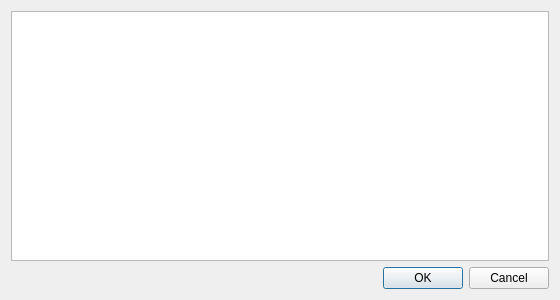
<?xml version="1.0" encoding="UTF-8"?>
<ui version="4.0">
 <class>DiveComputerManagementDialog</class>
 <widget class="QDialog" name="DiveComputerManagementDialog">
  <property name="windowModality">
   <enum>Qt::WindowModal</enum>
  </property>
  <property name="geometry">
   <rect>
    <x>0</x>
    <y>0</y>
    <width>560</width>
    <height>300</height>
   </rect>
  </property>
  <property name="windowTitle">
   <string>Edit dive computer nicknames</string>
  </property>
  <property name="windowIcon">
   <iconset>
    <normalon>:subsurface-icon</normalon>
   </iconset>
  </property>
  <layout class="QVBoxLayout" name="verticalLayout">
   <item>
    <widget class="QTableView" name="tableView">
     <attribute name="horizontalHeaderStretchLastSection">
      <bool>true</bool>
     </attribute>
    </widget>
   </item>
   <item>
    <widget class="QDialogButtonBox" name="buttonBox">
     <property name="orientation">
      <enum>Qt::Horizontal</enum>
     </property>
     <property name="standardButtons">
      <set>QDialogButtonBox::Cancel|QDialogButtonBox::Ok</set>
     </property>
    </widget>
   </item>
  </layout>
 </widget>
 <resources>
  <include location="../subsurface.qrc"/>
 </resources>
 <connections>
  <connection>
   <sender>buttonBox</sender>
   <signal>accepted()</signal>
   <receiver>DiveComputerManagementDialog</receiver>
   <slot>accept()</slot>
   <hints>
    <hint type="sourcelabel">
     <x>248</x>
     <y>254</y>
    </hint>
    <hint type="destinationlabel">
     <x>157</x>
     <y>274</y>
    </hint>
   </hints>
  </connection>
  <connection>
   <sender>buttonBox</sender>
   <signal>rejected()</signal>
   <receiver>DiveComputerManagementDialog</receiver>
   <slot>reject()</slot>
   <hints>
    <hint type="sourcelabel">
     <x>316</x>
     <y>260</y>
    </hint>
    <hint type="destinationlabel">
     <x>286</x>
     <y>274</y>
    </hint>
   </hints>
  </connection>
 </connections>
</ui>
